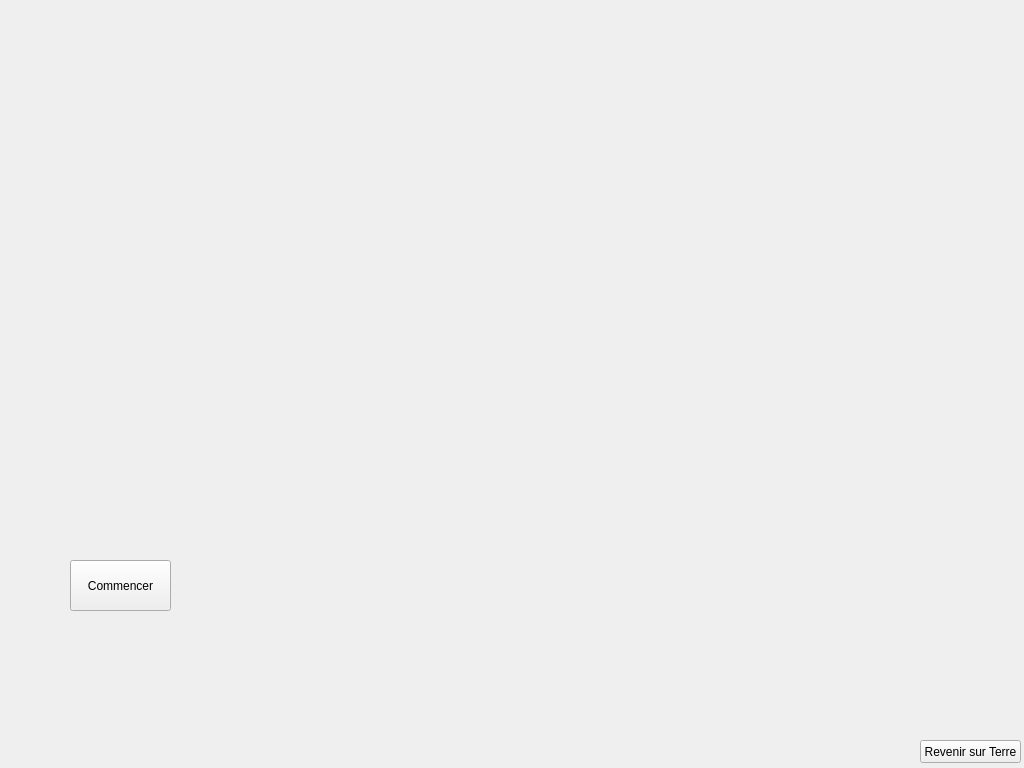
<?xml version="1.0" encoding="UTF-8"?>
<ui version="4.0">
 <class>MainWindow</class>
 <widget class="QMainWindow" name="MainWindow">
  <property name="geometry">
   <rect>
    <x>0</x>
    <y>0</y>
    <width>1024</width>
    <height>768</height>
   </rect>
  </property>
  <property name="minimumSize">
   <size>
    <width>1024</width>
    <height>768</height>
   </size>
  </property>
  <property name="maximumSize">
   <size>
    <width>1024</width>
    <height>768</height>
   </size>
  </property>
  <property name="windowTitle">
   <string>Elon dans l'espace</string>
  </property>
  <widget class="QWidget" name="centralWidget">
   <widget class="QLabel" name="draggableItem">
    <property name="geometry">
     <rect>
      <x>20</x>
      <y>620</y>
      <width>101</width>
      <height>111</height>
     </rect>
    </property>
    <property name="text">
     <string/>
    </property>
    <property name="pixmap">
     <pixmap>assets/draggableItems/asset_tiny_elon.png</pixmap>
    </property>
    <property name="scaledContents">
     <bool>true</bool>
    </property>
   </widget>
   <widget class="QLabel" name="scene">
    <property name="geometry">
     <rect>
      <x>0</x>
      <y>0</y>
      <width>1024</width>
      <height>768</height>
     </rect>
    </property>
    <property name="text">
     <string/>
    </property>
    <property name="pixmap">
     <pixmap>assets/scenesImages/scene_start.png</pixmap>
    </property>
    <property name="scaledContents">
     <bool>true</bool>
    </property>
   </widget>
   <widget class="QPushButton" name="startButton">
    <property name="geometry">
     <rect>
      <x>70</x>
      <y>560</y>
      <width>101</width>
      <height>51</height>
     </rect>
    </property>
    <property name="text">
     <string>Commencer</string>
    </property>
    <property name="flat">
     <bool>false</bool>
    </property>
   </widget>
   <widget class="QPushButton" name="exitButton">
    <property name="geometry">
     <rect>
      <x>920</x>
      <y>740</y>
      <width>101</width>
      <height>23</height>
     </rect>
    </property>
    <property name="text">
     <string>Revenir sur Terre</string>
    </property>
   </widget>
   <zorder>scene</zorder>
   <zorder>draggableItem</zorder>
   <zorder>startButton</zorder>
   <zorder>exitButton</zorder>
  </widget>
 </widget>
 <layoutdefault spacing="6" margin="11"/>
 <resources/>
 <connections/>
</ui>
